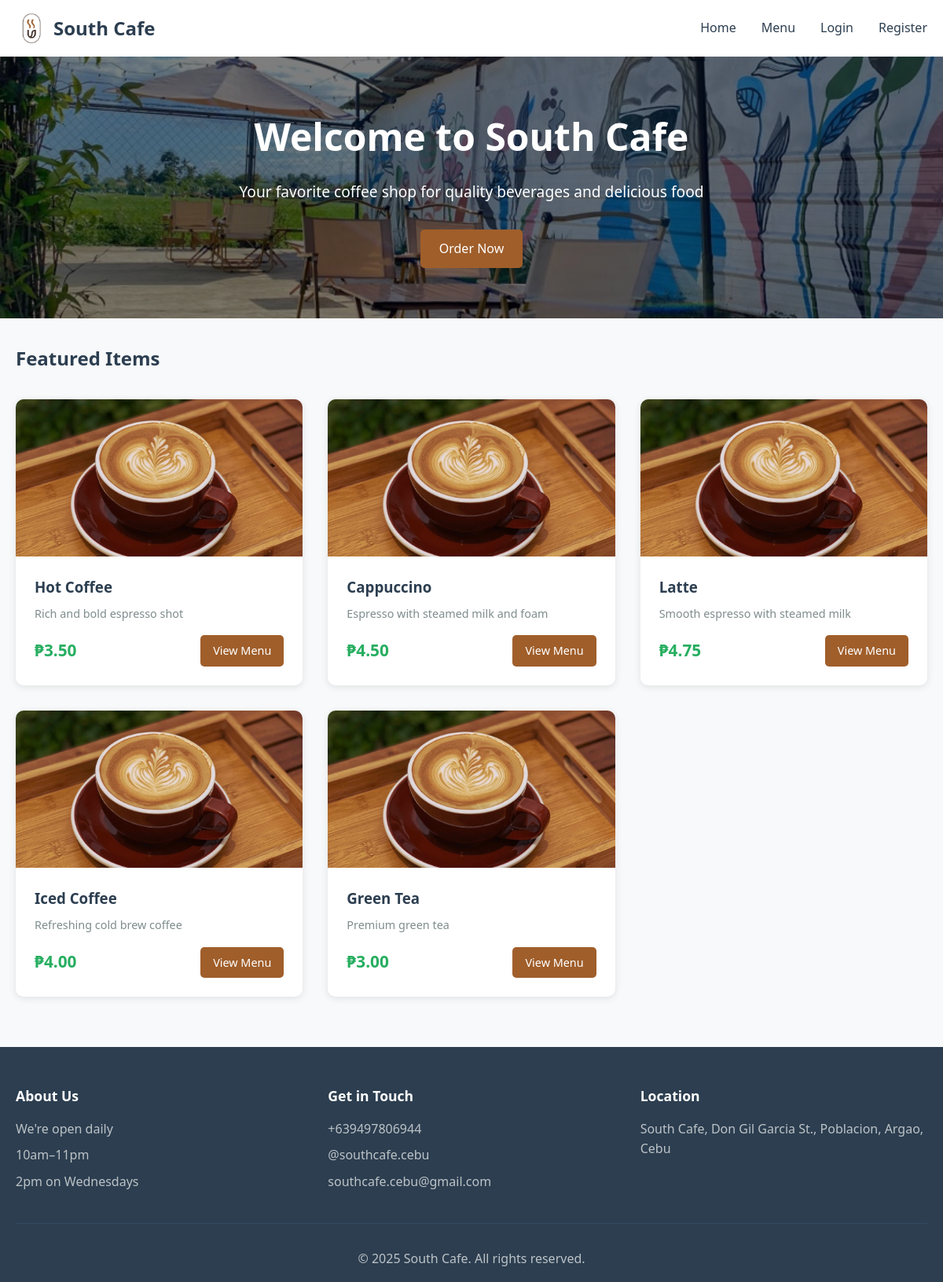
Before: / with the older database file.
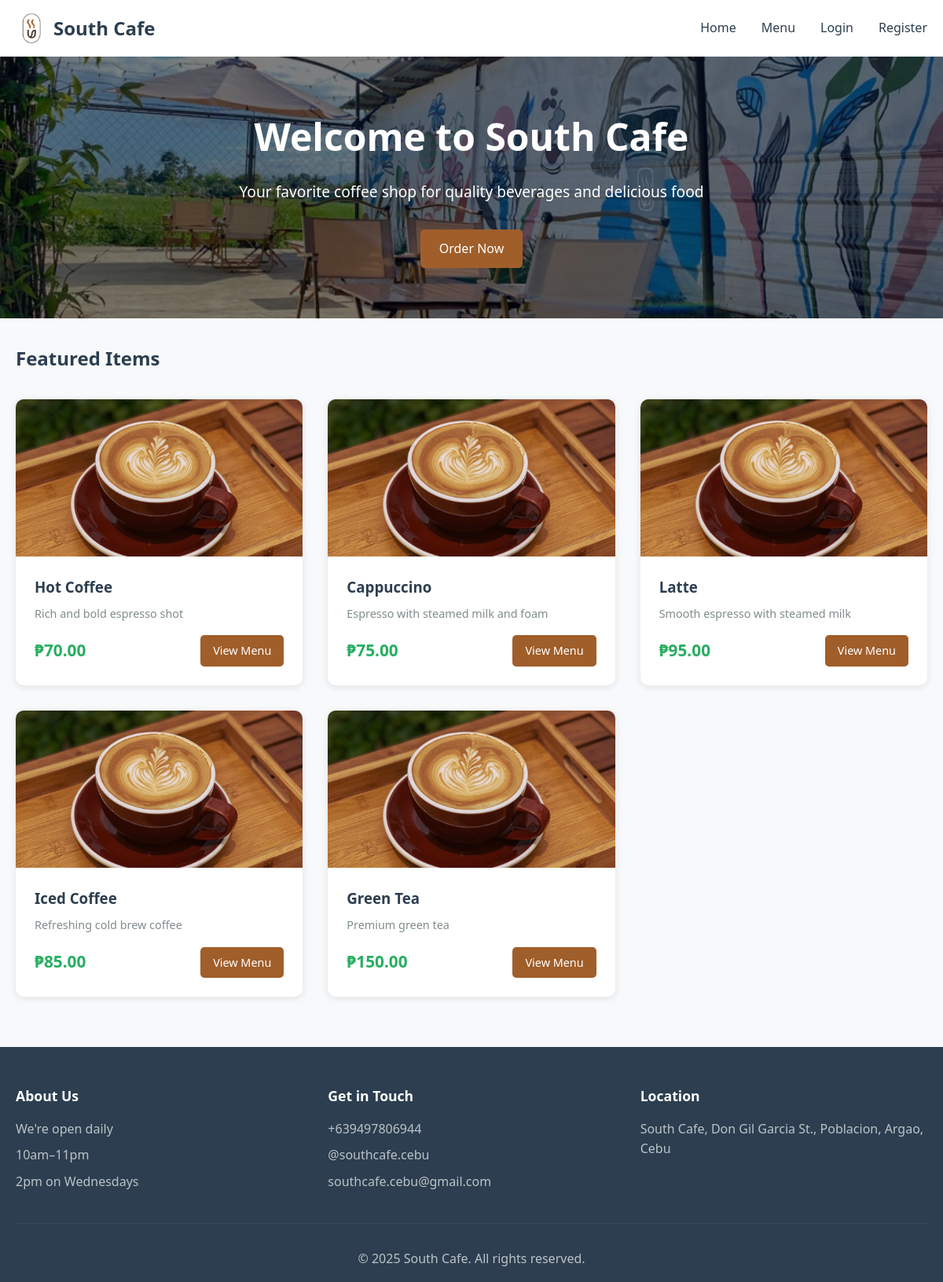
After: the same page with the newer database file.
### tables this page shows
CREATE TABLE IF NOT EXISTS products (
    id INT AUTO_INCREMENT PRIMARY KEY,
    name VARCHAR(100) NOT NULL,
    description TEXT,
    price DECIMAL(10, 2) NOT NULL,
    category_id INT,
    image VARCHAR(255),
    available BOOLEAN DEFAULT TRUE,
    created_at TIMESTAMP DEFAULT CURRENT_TIMESTAMP,
    FOREIGN KEY (category_id) REFERENCES categories(id)
);

### config.php (called while the page is built, shortened)
<?php
function isLoggedIn() {
    return isset($_SESSION['user_id']);
}
?>

### index.php (the view, shortened to what this page needs)
<?php
require_once 'config.php';
$query = "SELECT * FROM products WHERE available = 1 ORDER BY created_at DESC LIMIT 5";
$result = mysqli_query($conn, $query);
$featured_products = mysqli_fetch_all($result, MYSQLI_ASSOC);
include 'includes/header.php';
?>
<div class="hero">
    <div class="container">
        <h1>Welcome to South Cafe</h1>
        <p>Your favorite coffee shop for quality beverages and delicious food</p>
        <a href="menu.php" class="btn btn-primary">Order Now</a>
    </div>
</div>
<div class="container">
    <section class="featured-section">
        <h2>Featured Items</h2>
        <div class="product-grid">
            <?php foreach ($featured_products as $product): ?>
                <div class="product-card">
                    <div class="product-image">
                        <img src="images/<?php echo htmlspecialchars($product['image']); ?>"
                             alt="<?php echo htmlspecialchars($product['name']); ?>"
                             onerror="this.src='images/placeholder.jpg'">
                    </div>
                    <div class="product-info">
                        <h3><?php echo htmlspecialchars($product['name']); ?></h3>
                        <p class="product-description"><?php echo htmlspecialchars($product['description']); ?></p>
                        <div class="product-footer">
                            <span class="price">₱<?php echo number_format($product['price'], 2); ?></span>
                            <a href="menu.php" class="btn btn-small btn-primary">View Menu</a>
                        </div>
                    </div>
                </div>
            <?php endforeach; ?>
        </div>
    </section>
</div>
<?php include 'includes/footer.php'; ?>

### includes/header.php (shortened to what this page needs)
<!DOCTYPE html>
<html lang="en">
<head>
    <link rel="stylesheet" href="style.css">
</head>
<body>
    <nav class="navbar">
        <div class="container">
            <div class="nav-brand">
                <a href="index.php">
                    <img src="images/logo.png" alt="South Cafe Logo" class="logo">
                    South Cafe
                </a>
            </div>
            <ul class="nav-menu">
                <li><a href="index.php">Home</a></li>
                <li><a href="menu.php">Menu</a></li>
                <?php if (isLoggedIn()): ?>
                    <li><a href="cart.php">Cart</a></li>
                    <li><a href="orders.php">My Orders</a></li>
                    <li><a href="logout.php">Logout</a></li>
                <?php else: ?>
                    <li><a href="login.php">Login</a></li>
                    <li><a href="register.php">Register</a></li>
                <?php endif; ?>
            </ul>
        </div>
    </nav>
    <main class="main-content">

### includes/footer.php
    </main>
    <footer class="footer">
        <div class="container">
            <div class="footer-content">
                <div class="footer-section">
                    <h3>About Us</h3>
                    <p>We're open daily</p>
                    <p>10am–11pm</p>
                    <p>2pm on Wednesdays</p>
                </div>
                <div class="footer-section">
                    <h3>Get in Touch</h3>
                    <p>+639497806944</p>
                    <p>@southcafe.cebu</p>
                    <p>southcafe.cebu@gmail.com</p>
                </div>
                <div class="footer-section">
                    <h3>Location</h3>
                    <p><a href="https://maps.google.com/?q=South+Cafe,+Don+Gil+Garcia+St.,+Poblacion,+Argao,+Cebu" target="_blank" class="footer-link">South Cafe, Don Gil Garcia St., Poblacion, Argao, Cebu</a></p>
                </div>
            </div>
            <div class="footer-bottom">
                <p>&copy; <?php echo date('Y'); ?> South Cafe. All rights reserved.</p>
            </div>
        </div>
    </footer>
</body>
</html>

### style.css (style rules this page uses)
* { margin: 0; padding: 0; box-sizing: border-box; }
body { font-family: 'Segoe UI', Tahoma, Geneva, Verdana, sans-serif; line-height: 1.6; color: #333; background-color: #f8f9fa; }
.container { max-width: 1200px; margin: 0 auto; padding: 0 20px; }
.navbar { background-color: white; color: #333; padding: 1rem 0; box-shadow: 0 2px 5px rgba(0,0,0,0.1); }
.navbar .container { display: flex; justify-content: space-between; align-items: center; }
.nav-brand a { color: #2c3e50; text-decoration: none; font-size: 1.5rem; font-weight: bold; display: flex; align-items: center; gap: 0.5rem; }
.nav-brand .logo { width: 40px; height: 40px; object-fit: contain; }
.nav-menu { display: flex; list-style: none; gap: 2rem; }
.nav-menu a { color: #2c3e50; text-decoration: none; transition: color 0.3s; }
.hero { background: linear-gradient(rgba(0, 0, 0, 0.5), rgba(0, 0, 0, 0.5)), url('images/home-bg.jpg'); background-size: cover; background-position: center; background-repeat: no-repeat; color: white; padding: 4rem 0; text-align: center; margin-bottom: 2rem; }
.hero h1 { font-size: 3rem; margin-bottom: 1rem; }
.hero p { font-size: 1.2rem; margin-bottom: 2rem; }
.btn { display: inline-block; padding: 0.75rem 1.5rem; border: none; border-radius: 5px; cursor: pointer; text-decoration: none; transition: all 0.3s; font-size: 1rem; }
.btn-primary { background-color: #A05E2A; color: white; }
.btn-small { padding: 0.5rem 1rem; font-size: 0.9rem; }
.product-grid { display: grid; grid-template-columns: repeat(auto-fill, minmax(280px, 1fr)); gap: 2rem; margin: 2rem 0; }
.product-card { background: white; border-radius: 10px; overflow: hidden; box-shadow: 0 2px 10px rgba(0,0,0,0.1); transition: transform 0.3s; }
.product-image { position: relative; height: 200px; overflow: hidden; background-color: #ecf0f1; }
.product-image img { width: 100%; height: 100%; object-fit: cover; }
.product-info { padding: 1.5rem; }
.product-info h3 { margin-bottom: 0.5rem; color: #2c3e50; }
.product-description { color: #7f8c8d; font-size: 0.9rem; margin-bottom: 1rem; }
.product-footer { display: flex; justify-content: space-between; align-items: center; margin-top: 1rem; }
.price { font-size: 1.3rem; font-weight: bold; color: #27ae60; }
.footer { background-color: #2c3e50; color: white; padding: 3rem 0 1rem 0; margin-top: 4rem; }
.footer-content { display: grid; grid-template-columns: repeat(auto-fit, minmax(250px, 1fr)); gap: 2rem; margin-bottom: 2rem; }
.footer-section h3 { margin-bottom: 1rem; color: white; font-size: 1.1rem; }
.footer-section p { color: #bdc3c7; margin-bottom: 0.5rem; line-height: 1.6; }
.footer-link { color: #bdc3c7; text-decoration: none; transition: color 0.3s; }
.footer-bottom { text-align: center; padding-top: 2rem; border-top: 1px solid #34495e; }
.footer-bottom p { color: #bdc3c7; }
.main-content { min-height: calc(100vh - 200px); }
.featured-section h2 { margin: 2rem 0 1rem 0; color: #2c3e50; }

Changed rows visible on the page:
changed products "Hot Coffee": price "3.50" → "70.00"
changed products "Cappuccino": price "4.50" → "75.00"
changed products "Latte": price "4.75" → "95.00"
changed products "Iced Coffee": price "4.00" → "85.00"
changed products "Green Tea": price "3.00" → "150.00"
